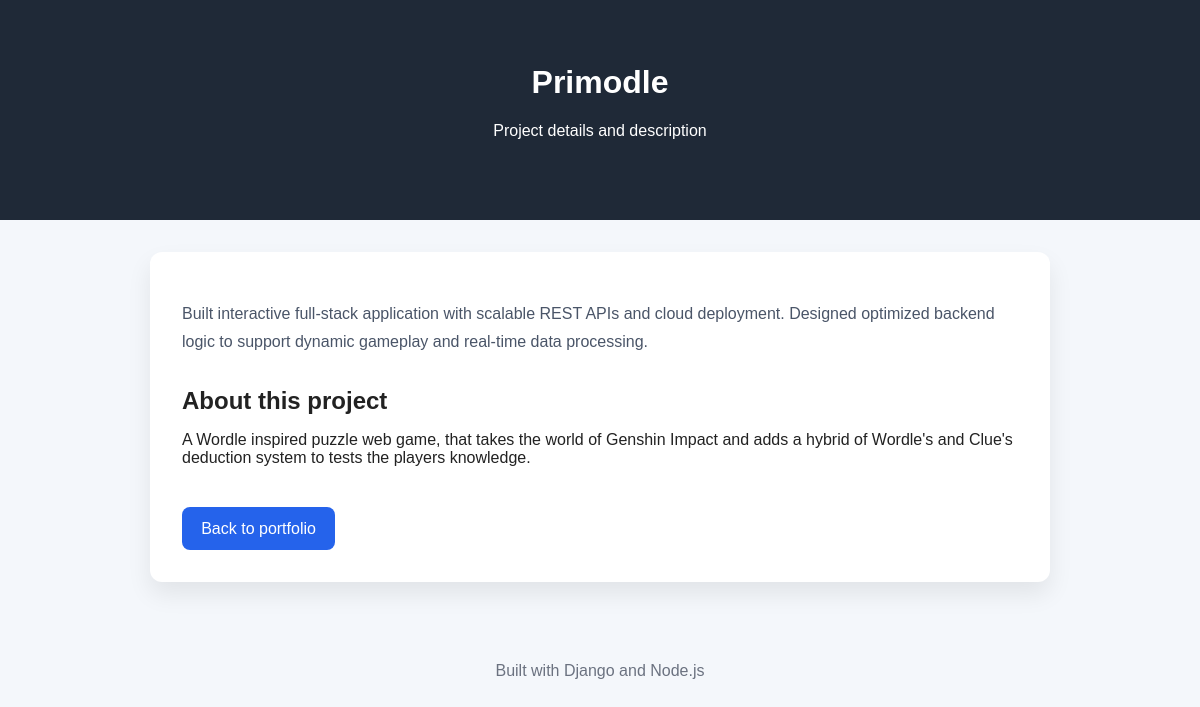
/projects/p1/, run on the app's committed database.
### portfolio_app/models.py (models this page shows, shortened)
class PortfolioItem(models.Model):
    slug = models.SlugField(unique=True)
    title = models.CharField(max_length=120)
    description = models.TextField()
    details = models.TextField(blank=True)
    created_at = models.DateTimeField(auto_now_add=True)

### portfolio_app/views.py (the view)
# urls.py: path("projects/<slug:slug>/", views.project_detail, name="project_detail"),
def project_detail(request, slug):
    project = get_object_or_404(PortfolioItem, slug=slug)
    return render(request, "project_detail.html", {"project": project})

### portfolio_app/templates/project_detail.html (shortened to what this page needs)
<!DOCTYPE html>
<html lang="en">
<head>
</head>
<body>
    <header>
        <div class="container">
            <h1>{{ project.title }}</h1>
            <p>Project details and description</p>
        </div>
    </header>
    <main class="container">
        <article class="card">
            <p class="intro">{{ project.description }}</p>
            <section>
                <h2 class="section-title">About this project</h2>
                <p>{{ project.details }}</p>
            </section>
            <a class="button" href="{% url 'home' %}">Back to portfolio</a>
        </article>
    </main>
    <footer>
        <p>Built with Django and Node.js</p>
    </footer>
</body>
</html>

### portfolio_app/templates/project_detail.html (style rules this page uses)
body { font-family: Arial, sans-serif; margin: 0; background: #f4f7fb; color: #222; }
header { background: #1f2937; color: #fff; padding: 2rem 1rem; text-align: center; }
.container { max-width: 900px; margin: 0 auto; padding: 2rem 1rem; }
.card { background: #fff; border-radius: 12px; padding: 2rem; box-shadow: 0 12px 24px rgba(0, 0, 0, .08); }
h1 { margin-top: 0; }
.intro { color: #4a5568; line-height: 1.7; }
.section-title { margin: 2rem 0 1rem; }
.button { display: inline-block; margin-top: 1.5rem; padding: .8rem 1.2rem; border-radius: 8px; background: #2563eb; color: #fff; text-decoration: none; }
footer { text-align: center; padding: 2rem 1rem; color: #6b7280; }

### data on the page
PortfolioItem: title "Primodle", description "Built interactive full-stack application with scalable REST APIs and cloud deployment. Designed optimized backend logic to support dynamic gameplay and real-time data processing.", details "A Wordle inspired puzzle web game, that takes the world of Genshin Impact and adds a hybrid of Wordle's and Clue's deduction system to tests the players knowledge."
